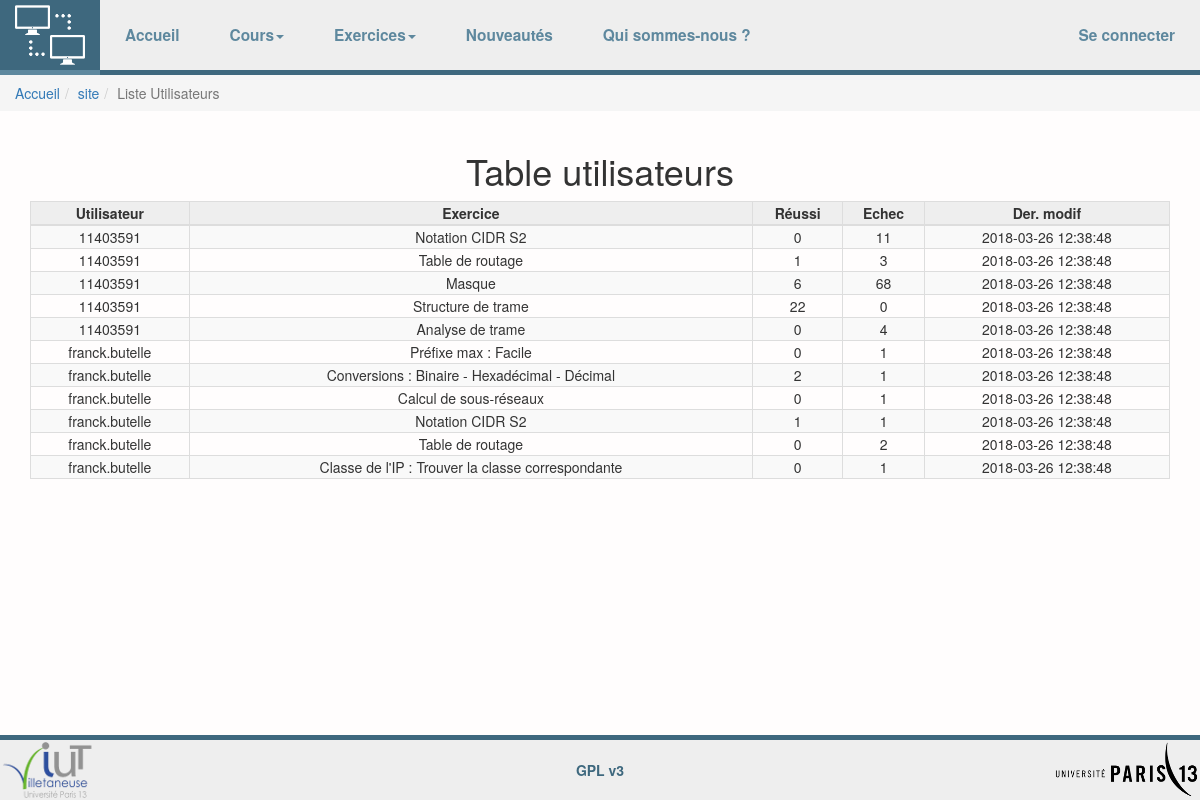
The app's page /site/Administration/liste_utilisateurs.php with its own data.
### tables this page shows
CREATE TABLE `exercice_fait` (
  `id_exercice` int(11) NOT NULL,
  `userID` varchar(64) NOT NULL,
  `reussi` int(11) NOT NULL DEFAULT '0',
  `echec` int(11) NOT NULL DEFAULT '0',
  PRIMARY KEY (`id_exercice`,`userID`),
  KEY `userID` (`userID`),
  CONSTRAINT `Exercice_fait_ibfk_1` FOREIGN KEY (`id_exercice`) REFERENCES `exercices` (`id_exercice`) ON DELETE CASCADE ON UPDATE CASCADE,
  CONSTRAINT `Exercice_fait_ibfk_2` FOREIGN KEY (`userID`) REFERENCES `utilisateurs` (`UserID`) ON DELETE CASCADE ON UPDATE CASCADE
);

CREATE TABLE `utilisateurs` (
  `UserID` varchar(64) NOT NULL,
  `ts` timestamp NOT NULL DEFAULT CURRENT_TIMESTAMP ON UPDATE CURRENT_TIMESTAMP,
  PRIMARY KEY (`UserID`)
);

CREATE TABLE `exercices` (
  `id_exercice` int(11) NOT NULL AUTO_INCREMENT,
  `nom_exercice` varchar(64) NOT NULL,
  `url` varchar(64) NOT NULL DEFAULT '#',
  PRIMARY KEY (`id_exercice`)
);

### site/Administration/liste_utilisateurs.php (the view, shortened to what this page needs)
<?php
    $title="Liste Utilisateurs";
    require('../ressources/header.php');
    require('../ressources/connectBDD.php');
?>
<div class="container">
    <div class="row" >
        <div class="col-md-12 col-xs-12">
            <h1 class="text-center" >Table utilisateurs</h1>
		<table class="table table-striped table-bordered">
		   <thead><tr>
                         <th class="text-center">Utilisateur</th>
			 <th class="text-center">Exercice</th>
			 <th class="text-center">Réussi</th>
			 <th class="text-center">Echec</th>
			 <th class="text-center">Der. modif</th>
		   </thead>
                   <tbody id="tbody">
<?php
	try{
		$req = $bdd->prepare('SELECT utilisateurs.userID,nom_exercice,reussi,echec,ts FROM utilisateurs,exercice_fait,exercices WHERE utilisateurs.userID = exercice_fait.userID AND exercice_fait.id_exercice=exercices.id_exercice ORDER BY utilisateurs.userID,ts');
		$req->execute();
		while ($row = $req->fetch(PDO::FETCH_NUM, PDO::FETCH_ORI_NEXT)) {
			print '<TR>';
			foreach ($row as $value) {
				print "<TD>$value</TD>";
			}
			print '</TR>';
		}
	} catch (PDOException $e) {
		print $e->getMessage();
	}
?>
		</tbody></table>
	</div>
    </div>
</div>
<?php
    include("../ressources/footer.php");
?>

### site/ressources/header.php (shortened to what this page needs)
<!DOCTYPE html>
<html>
    <head>
        <link href="/CalculIP/css/bootstrap.css" rel="stylesheet">
        <link href="/CalculIP/css/style_principal.css" rel="stylesheet">
    </head>
    <body>
        <header>
            <?php
                include("menu.php");
            ?>
        </header>

### site/ressources/menu.php (shortened to what this page needs)
<nav class="navbar navbar-default navbar-static-top ">
	<div class="container-fluid">
		<div class="navbar-header">
			<a class="navbar-brand" href="index.php" ></a>
		</div>
		<div class="collapse navbar-collapse" id="navbar">
			<ul class="nav navbar-nav">
				<li><a href="/CalculIP/index.php">Accueil</a></li>
				<li class="dropdown">
					<a href="#" class="dropdown-toggle" data-toggle="dropdown" role="button" aria-haspopup="true" aria-expanded="false">Cours<span class="caret"></span></a>
				</li>
				<li class="dropdown">
					<a href="#" class="dropdown-toggle" data-toggle="dropdown" role="button" aria-haspopup="true" aria-expanded="false">Exercices<span class="caret"></span></a>
				</li>
				<li><a href="/CalculIP/news.php">Nouveautés</a></li>
				<li><a href="/CalculIP/quiSommesNous.php">Qui sommes-nous ?</a></li>
			</ul>
			<ul class="nav navbar-nav navbar-right">
			        <?php
                                        if(isset($_SESSION['connect']) && isLogin()){
                                                echo '<li class="dropdown"><a href="" class="dropdown-toggle" data-toggle="dropdown" role="button" aria-haspopup="true" aria-expanded="false">'.getUser().'<span class="caret"></span></a>';
                                                echo '
                                                        <ul class="dropdown-menu">
                                                                <li><a href="/CalculIP/Utilisateur/profil.php">Profil</a></li>
                                                                <li><a href="?logout=">Se deconnecter</a></li>
                                                        </ul></li>
                                                ';
                                        }else{
                                                echo '<li><a href="?login=">Se connecter</a></li>';
                                        }
			        ?>
			</ul>
		</div>
	</div>
</nav>
<ol class="breadcrumb">
        <?php
                $tab=array();
                if(preg_match('#((^/[a-zA-Z])[/a-zA-Z]*/)#iU',$_SERVER['PHP_SELF'],$chemin)){
                        $tab=explode("/",$chemin[0]);
                        unset($tab[0]);
                        unset($tab[count($tab)]);
                }
                if(!preg_match("/(\/(index.php)?)$/", $_SERVER['PHP_SELF'])){
                        echo '<li><a href="/CalculIP/index.php">Accueil</a></li>';
                        foreach($tab as $cle => $val){
                                echo '<li><a href="';
                                for($i=0;$i <$cle;$i++){
                                        echo '/'.$tab[$cle];
                                }
                                echo '/">'.$val.'</a></li>';
                        }
                }else if(!preg_match("/^(\/(index.php)?)$/", $_SERVER['PHP_SELF'])){
                        echo '<li><a href="/CalculIP/index.php">Accueil</a></li>';
                        $iMax=count($tab);
                        $i=0;
                        foreach($tab as $cle => $val){
                                if($i<$iMax-1){
                                        echo '<li><a href="';
                                        for($i=0;$i <$cle;$i++){
                                                echo '/'.$tab[$cle];
                                        }
                                        echo '/">'.$val.'</a></li>';
                                }
                        }
                }
                echo '<li class="active">'.$title.'</li>';
        ?>
</ol>

### site/ressources/footer.php
        <footer class="footer text-center">
            <div>
                <img class="img_footer" style="float: left;left: 0;" src="images/IUT_Villetaneuse_Logo.png" alt="logo iut villetaneuse"/>
                <img class="img_footer" style="float: right;right: 0;" src="images/Logo-UP13-noirS.png" alt="logo université paris 13"/>
            </div>
            <div class="container">
                <p class="text-muted">GPL v3</p>
            </div>
        </footer>
    </body>
</html>

### site/css/style_principal.css (style rules this page uses)
.navbar-default { background-color: #EEE; border-color: #EEE; }
.navbar { position: relative; min-height: 50px; margin-bottom: 0px; border: 1px solid transparent; }
.navbar-default .navbar-nav > li > a { color: #5E889E; font-size: 1.1em; font-weight: 700; }
.navbar-nav > li > a { padding-top: 10px; padding-bottom: 10px; line-height: 50px; }
.nav > li > a { position: relative; display: block; padding: 10px 25px; border-bottom: 5px solid #3E687E; }
.navbar > .container .navbar-brand, .navbar > .container-fluid .navbar-brand { margin-left: 0px; }
.navbar-default .navbar-brand { color: #000; font-size: 1.5em; font-weight: 700; }
a.navbar-brand { background:url('../images/logo.png') 0 0 no-repeat ; background-size:contain; background-position: center; min-width:100px; height: 50px; padding: 10px 25px; line-height: 50px; font-size: 18px; }
@media (min-width: 768px) { .navbar-static-top { z-index: 1000; border-width: 0 0 0px 0; box-shadow: inset 0px -5px 0px 0px #3E687E; } }
@media (min-width: 768px) { .navbar > .container .navbar-brand, .navbar > .container-fluid .navbar-brand { margin-left: -15px; } }
@media (min-width: 768px) { .navbar-default a.navbar-brand { float: left; height: 75px; min-width:100px; line-height: 75px; padding: 10px 25px; font-size: 1.1em; border-bottom:5px solid #3E687E; } }
body { margin-bottom: 65px; background-color:#FFFDFD; }
html { position: relative; min-height: 100%; }
.container .text-muted { margin: 20px 0; }
.img_footer { display:inline-block; position:absolute; height:60px; }
.footer { color:#5E889E; position: absolute; bottom: 0; width: 100%; height: 65px; background-color: #EEE; border-top: 5px solid #3E687E; text-align : center; }
.footer p { color:#3E687E; font-weight:600; }
.table > thead > tr > th { text-align: center; padding : 1px; background-color: #EEE; }
.table > tbody > tr > td { text-align: center; vertical-align: middle; padding : 1px; }

### records on screen
exercice_fait: userID.UserID "11403591", id_exercice.nom_exercice "Notation CIDR S2", reussi "0", echec "11", userID.ts "2018-03-26 12:38:48"
exercice_fait: userID.UserID "11403591", id_exercice.nom_exercice "Table de routage", reussi "1", echec "3", userID.ts "2018-03-26 12:38:48"
exercice_fait: userID.UserID "11403591", id_exercice.nom_exercice "Masque", reussi "6", echec "68", userID.ts "2018-03-26 12:38:48"
exercice_fait: userID.UserID "11403591", id_exercice.nom_exercice "Structure de trame", reussi "22", echec "0", userID.ts "2018-03-26 12:38:48"
exercice_fait: userID.UserID "11403591", id_exercice.nom_exercice "Analyse de trame", reussi "0", echec "4", userID.ts "2018-03-26 12:38:48"
exercice_fait: userID.UserID "franck.butelle", id_exercice.nom_exercice "Préfixe max : Facile", reussi "0", echec "1", userID.ts "2018-03-26 12:38:48"
exercice_fait: userID.UserID "franck.butelle", id_exercice.nom_exercice "Conversions : Binaire - Hexadécimal - Décimal", reussi "2", echec "1", userID.ts "2018-03-26 12:38:48"
exercice_fait: userID.UserID "franck.butelle", id_exercice.nom_exercice "Calcul de sous-réseaux", reussi "0", echec "1", userID.ts "2018-03-26 12:38:48"
exercice_fait: userID.UserID "franck.butelle", id_exercice.nom_exercice "Notation CIDR S2", value "1", userID.ts "2018-03-26 12:38:48"
exercice_fait: userID.UserID "franck.butelle", id_exercice.nom_exercice "Table de routage", reussi "0", echec "2", userID.ts "2018-03-26 12:38:48"
exercice_fait: userID.UserID "franck.butelle", id_exercice.nom_exercice "Classe de l'IP : Trouver la classe correspondante", reussi "0", echec "1", userID.ts "2018-03-26 12:38:48"

### other values on screen
$val "site"
$title "Liste Utilisateurs"
